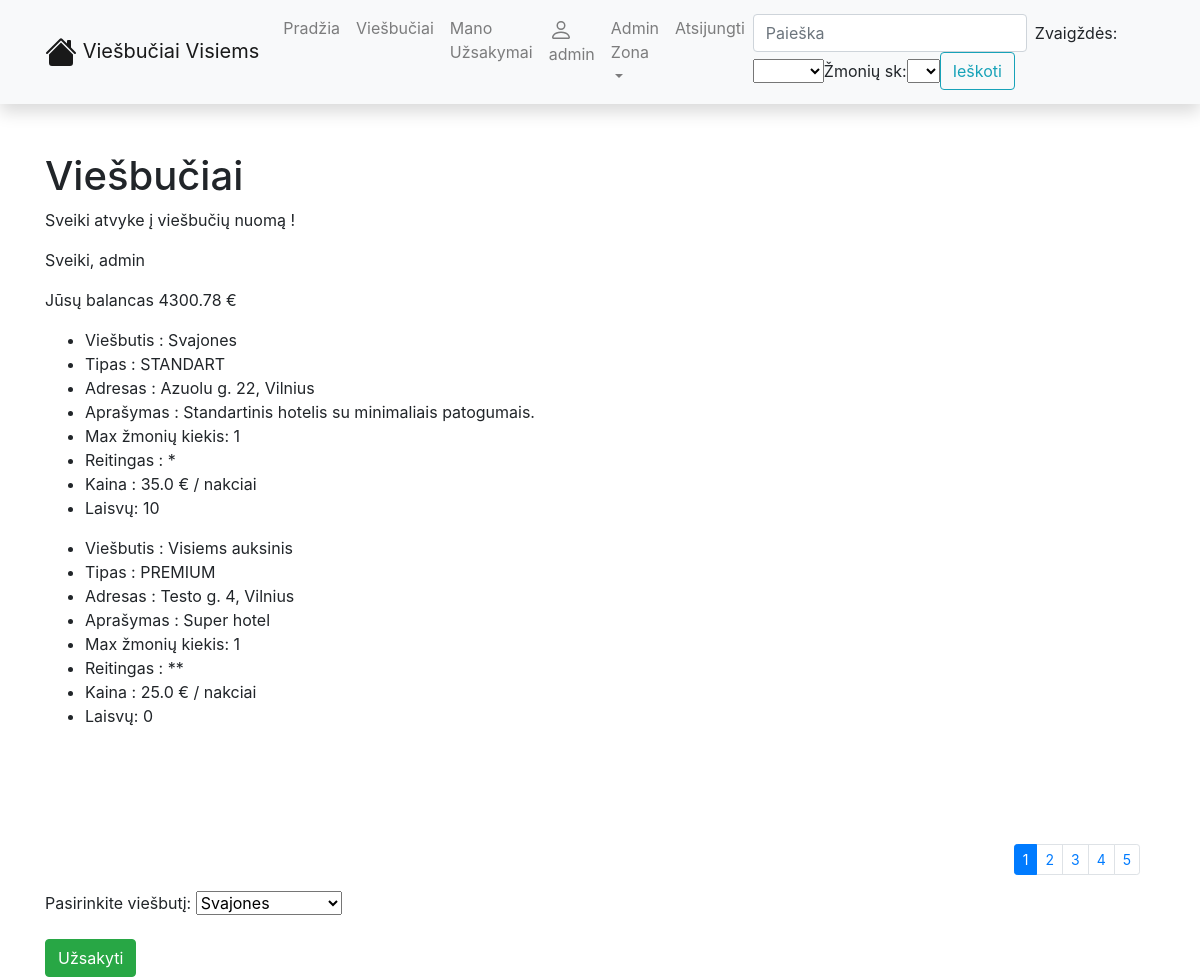
/viesbuciai/hotels/ (signed in), run on the app's committed database.
### viesbuciai/models.py (models this page shows, shortened)
class Hotel(models.Model):
    TYPES = (
        ('v', 'VIP'),
        ('g', 'GOLD'),
        ('p', 'PREMIUM'),
        ('s', 'STANDART')
    )
    name = models.CharField("Viesbucio_pavadinimas", max_length=30, null=True)
    type = models.CharField(
        max_length=1,
        choices=TYPES,
        blank=True,
        default='s',
        help_text='Viesbucio tipas'
    )
    STARS = (
        ('1', '*'),
        ('2', '**'),
        ('3', '***'),
        ('4', '****'),
        ('5', '*****')
    )
    stars = models.CharField(
        max_length=1,
        choices=STARS,
        blank=True,
        default='s',
        help_text='Zvaigzduciu kiekis'
    )
    description = models.TextField('Aprasymas', max_length=2000, default='Super hotel')
    address = models.TextField("Viesbucio_adresas", default="Adresas", max_length=200)
    price = models.FloatField("Viesbucio_kaina", null=True)
    quantity = models.IntegerField("Zmoniu_kiekis", default=1, validators=[MaxValueValidator(4)])
    availability = models.IntegerField("Kiekis")
    class Meta:
        ordering = ['id']

### viesbuciai/views.py (the view)
# urls.py: path('hotels/', views.hotels, name='hotels'),
@login_required(login_url="/viesbuciai/accounts/login/")
def hotels(request):
    profile_ = Profile.objects.get(user=request.user)
    if profile_.name and profile_.lastname and profile_.address and \
            profile_.birth_date and profile_.city and profile_.country:
        hotels_ = Hotel.objects.all()
        form = HotelSelectForm()
        paginator = Paginator(Hotel.objects.all(), 2)
        page_number = request.GET.get('page')
        paged_hotels = paginator.get_page(page_number)
        context = {
            "hotels": hotels_,
            "form": form,
            "hotels_": paged_hotels
        }
        try:
            balance = Balance.objects.get(user=request.user)
            rounded = round(balance.balance, 2)
            context['balance'] = rounded
        except ObjectDoesNotExist:
            balance = Balance.objects.create(user=request.user, balance=0)
            balance.save()
            context['balance'] = balance.balance
        return render(request, 'hotels.html', context=context)
    else:
        return HttpResponseRedirect('/viesbuciai/accounts/profile/')

### viesbuciai/forms.py
class HotelSelectForm(forms.Form):
    hotel = forms.ModelChoiceField(queryset=Hotel.objects.all())

### viesbuciai/templates/hotels.html (shortened to what this page needs)
{% extends "base.html" %}
{% block content %}
<h1>Viešbučiai</h1>
<p>Sveiki atvyke į viešbučių nuomą !</p>
<p>Sveiki, {{ user }}</p>
<p>Jūsų balancas {{ balance }} €</p>
{% if hotels_ > 1 %}
{% for hotel in hotels_ %}
<ul>
<li>Viešbutis : {{hotel.name}}</li>
<li>Tipas : {{hotel.get_type_display}}</li>
<li>Adresas : {{hotel.address}}</li>
<li>Aprašymas : {{hotel.description}}</li>
<li>Reitingas : {{hotel.get_stars_display}}</li>
<li>Kaina : {{hotel.price}} € / nakciai</li>
<li>Laisvų: {{hotel.availability}}</li>
</ul>
<hr/>
<hr/>
{% endfor %}
{% else %}
{% if hotels_ %}
{% for hotel in hotels_ %}
<ul>
<li>Viešbutis : {{hotel.name}}</li>
<li>Tipas : {{hotel.get_type_display}}</li>
<li>Adresas : {{hotel.address}}</li>
<li>Aprašymas : {{hotel.description}}</li>
<li>Max žmonių kiekis: {{hotel.quantity}}</li>
<li>Reitingas : {{hotel.get_stars_display}}</li>
<li>Kaina : {{hotel.price}} € / nakciai</li>
<li>Laisvų: {{hotel.availability}}</li>
</ul>
{% endfor %}
{% endif %}
{% endif %}
<div class="container puslapiai"><nav aria-label="...">
        {% if hotels_.has_other_pages %}
            <ul class="pagination pagination-sm justify-content-end">
                {% for i in hotels_.paginator.page_range %}
                    {% if hotels_.number == i %}
                        <li class="page-item active"><a class="page-link">{{ i }}</a></li>
                    {% else %}
                        <li class="page-item"><a class="page-link" href="?page={{ i }}">{{ i }}</a></li>
                    {% endif %}
                {% endfor %}
            </ul>
        {% endif %}
    </nav></div>
{% if hotels %}
<form method="post" action="{% url 'reservation' %}">
    <label for="hotel">Pasirinkite viešbutį:</label>
    <select name="hotel" id="hotel">
        {% for hotel in hotels %}
        {% if hotel.availability > 0 %}
        {% if hotel.price <= balance %}
            <option value="{{ hotel.id }}">{{ hotel.name }}</option>
        {% endif %}
        {% endif %}
        {% endfor %}
    </select>
    <input class="btn btn-success" type="submit" value="Užsakyti">
</form>
{% else %}
<p>Negalite rezervuoti viešbučio dėl nepakankamo balanco.</p>
{% endif %}
{% endblock %}

### viesbuciai/templates/base.html (shortened to what this page needs)
<!DOCTYPE html>
<html lang="en">
  <head>
    <link
      rel="stylesheet"
      href="https://stackpath.bootstrapcdn.com/bootstrap/4.1.3/css/bootstrap.min.css"
    />
    <link
      rel="stylesheet"
      href="https://cdnjs.cloudflare.com/ajax/libs/font-awesome/4.7.0/css/font-awesome.min.css"
    />
    {% load static %}
    <link rel="stylesheet" href="{% static 'css/styles.css' %}" />
  </head>
  <body>
    <nav
      class="navbar navbar-expand-lg navbar-light bg-light static-top mb-5 shadow"
    >
      <div class="container">
        <a class="navbar-brand" href="{% url 'index' %}">
          Viešbučiai Visiems</a
        >
        <div class="collapse navbar-collapse" id="navbarResponsive">
          <ul class="navbar-nav ml-auto">
            <li class="nav-item">
              <a class="nav-link" href="{% url 'index' %}">Pradžia</a>
            </li>
            <li class="nav-item">
              <a class="nav-link" href="{% url 'hotels' %}">Viešbučiai</a>
            </li>
            <li class="nav-item">
              <a class="nav-link" href="{% url 'orders' %}">Mano Užsakymai</a>
            </li>
             {% if user.is_authenticated %}
            {% if user.username == 'admin' %}
            <li class="nav-item"><a class="nav-link" href="{% url 'profile' %}">
            {{ user.get_username }}</a>
            </li>
            <li class="nav-item dropdown">
            <a href="#" class="nav-link dropdown-toggle" data-toggle="dropdown">Admin Zona</a>
		</li>
            <li class="nav-item"><a class="nav-link" href="{% url 'logout'%}?next=/viesbuciai">Atsijungti</a></li>
            {% endif %}
          {% else %}
            <li class="nav-item">
              <a class="nav-link" href="{% url 'login'%}?next={{request.path}}">Prisijungti</a>
            </li><li class="nav-item"><a class="nav-link" href="{% url 'register' %}">Registruotis</a></li>
          {% endif %}
          </ul>
          <form
            class="form-inline my-2 my-lg-0"
            action="{% url 'hotel_filter' %}"
            method="get"
          >
            <input
              class="form-control mr-sm-2"
              type="search"
              placeholder="Paieška"
              aria-label="Search"
              name="name"
            />
	    <label for="stars">Zvaigždės:</label>
  	    <select id="stars" name="stars">
            <option value=""></option>
            <option value="1">*</option>
            </select>
            <label for="quantity">Žmonių sk:</label>
  	        <select id="quantity" name="quantity">
            <option value=""></option>
            <option value="1">1</option>
            </select>
            <button class="btn btn-outline-info my-2 my-sm-0" type="submit">
              Ieškoti
            </button>
          </form>
        </div>
      </div>
    </nav>
    <div class="container">{% block content %}{% endblock %}</div>
  </body>
</html>

### viesbuciai/static/css/styles.css (style rules this page uses)
.puslapiai { margin-top: 100px; float: left; }

### data on the page
Hotel: name "Svajones", type "STANDART", address "Azuolu g. 22, Vilnius", description "Standartinis hotelis su minimaliais patogumais.", quantity "1", stars "*", price "35.0", availability "10"
Hotel: name "Visiems auksinis", type "PREMIUM", address "Testo g. 4, Vilnius", description "Super hotel", quantity "1", stars "**", price "25.0", availability "0"

### other printed values
{{ user.get_username }} "admin"
{{ user }} "admin"
{{ balance }} "4300.78"
{{ i }} "1"
{{ i }} "2" "3" "4" "5"
form field hotel "Svajones"
